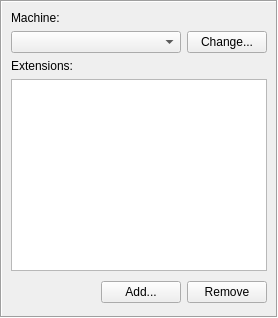
         <widget class="QFrame" name="hardwareFrame" >
          <property name="sizePolicy" >
           <sizepolicy vsizetype="Expanding" hsizetype="Expanding" >
            <horstretch>0</horstretch>
            <verstretch>0</verstretch>
           </sizepolicy>
          </property>
          <property name="minimumSize" >
           <size>
            <width>250</width>
            <height>16</height>
           </size>
          </property>
          <property name="frameShape" >
           <enum>QFrame::Box</enum>
          </property>
          <property name="frameShadow" >
           <enum>QFrame::Sunken</enum>
          </property>
          <layout class="QVBoxLayout" >
           <property name="spacing" >
            <number>6</number>
           </property>
           <property name="leftMargin" >
            <number>9</number>
           </property>
           <property name="topMargin" >
            <number>9</number>
           </property>
           <property name="rightMargin" >
            <number>9</number>
           </property>
           <property name="bottomMargin" >
            <number>9</number>
           </property>
           <item>
            <widget class="QLabel" name="machineLabel" >
             <property name="text" >
              <string>Machine:</string>
             </property>
            </widget>
           </item>
           <item>
            <layout class="QHBoxLayout" >
             <property name="spacing" >
              <number>6</number>
             </property>
             <property name="leftMargin" >
              <number>0</number>
             </property>
             <property name="topMargin" >
              <number>0</number>
             </property>
             <property name="rightMargin" >
              <number>0</number>
             </property>
             <property name="bottomMargin" >
              <number>0</number>
             </property>
             <item>
              <widget class="QComboBox" name="machineBox" >
               <property name="sizePolicy" >
                <sizepolicy vsizetype="Fixed" hsizetype="Expanding" >
                 <horstretch>0</horstretch>
                 <verstretch>0</verstretch>
                </sizepolicy>
               </property>
              </widget>
             </item>
             <item>
              <widget class="QPushButton" name="machineButton" >
               <property name="toolTip" >
                <string>Change the current MSX machine</string>
               </property>
               <property name="text" >
                <string>Change...</string>
               </property>
              </widget>
             </item>
            </layout>
           </item>
           <item>
            <widget class="QLabel" name="machineLabel" >
             <property name="text" >
              <string>Extensions:</string>
             </property>
            </widget>
           </item>
           <item>
            <widget class="QListWidget" name="extensionList" >
             <property name="sortingEnabled" >
              <bool>true</bool>
             </property>
            </widget>
           </item>
           <item>
            <layout class="QHBoxLayout" >
             <item>
              <spacer>
               <property name="orientation" >
                <enum>Qt::Horizontal</enum>
               </property>
               <property name="sizeHint" >
                <size>
                 <width>61</width>
                 <height>30</height>
                </size>
               </property>
              </spacer>
             </item>
             <item>
              <widget class="QPushButton" name="extensionButton" >
               <property name="text" >
                <string>Add...</string>
               </property>
              </widget>
             </item>
             <item>
              <widget class="QPushButton" name="removeExtensionsButton" >
               <property name="text" >
                <string>Remove</string>
               </property>
              </widget>
             </item>
            </layout>
           </item>
          </layout>
         </widget>
